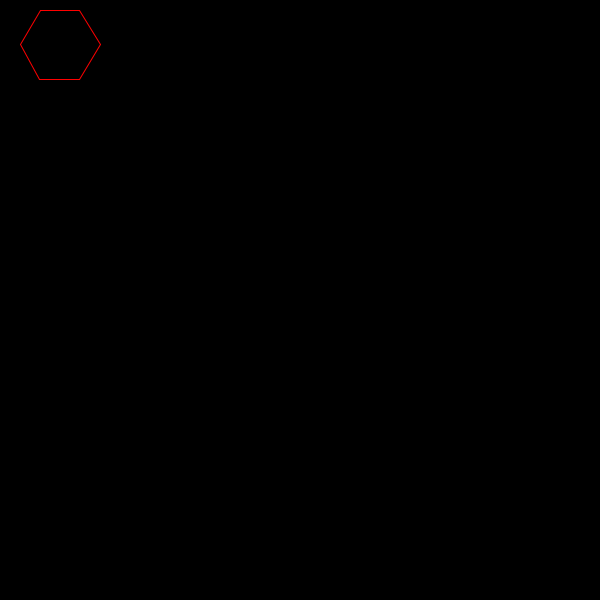
Frame 1 (no input)
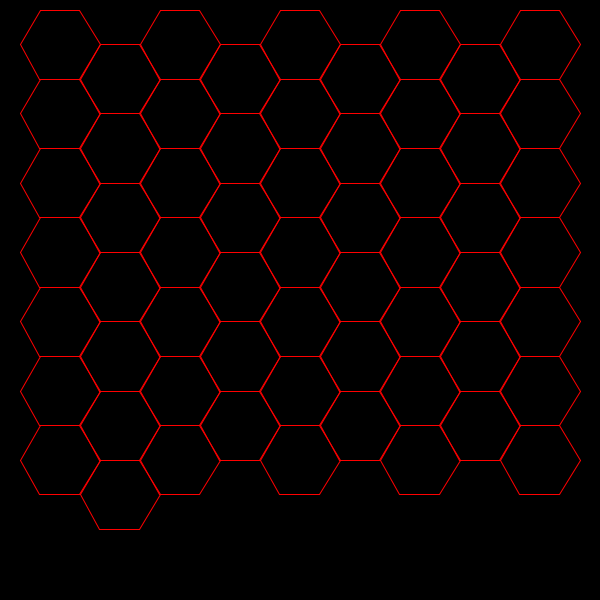
Frame 60 (the mouse pressed at the canvas centre just before this capture)
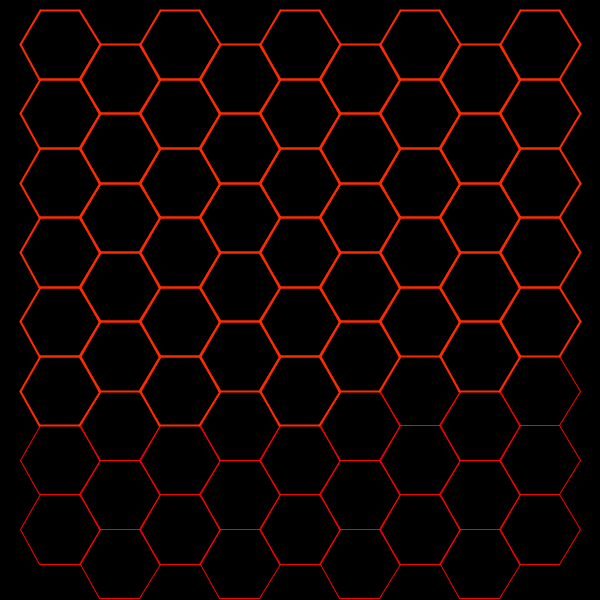
Frame 120 (the mouse held since frame 60 and released just before this capture)

The Processing sketch that drew these frames (run headless with seeded random() and noise(); from frame 60 on, the mouse is pressed at the canvas centre):

// Processing sketch: inflatingHoneyComb
// ── inflatingHoneyComb.pde
float a=40, x=1.5*a, y=10+sin(PI/3)*a, i=0;
float theta, rowCount;
void setup(){
  size(600, 600);
  background(0);
  fill(255);
  frameRate(100);
  colorMode(HSB, 360, 100, 100);
  stroke(0, 100, 100);
}

void draw(){
  reset();
  hexagon();


}


void hexagon(){
  pushMatrix();
  translate(x, y);
  theta = TWO_PI/6;
  for(int i=0;i<6;i++){
    line(a*cos(theta*i), a*sin(theta*i),a*cos(theta*(i+1)), a*sin(theta*(i+1)));
  }
  x+=3*a;  
  popMatrix();
}


void reset(){
  if(x>width-10){
    y+=sin(PI/3)*a;
    if(rowCount++%2==0)
      x=3*a;
    else
      x= 1.5*a;
  }
  if(y>height-20){
    y=10+sin(PI/3)*a;
    strokeWeight(i+=2);
    stroke(map(i, 0, 70,0, 360), 100, 100); 
  }
}
